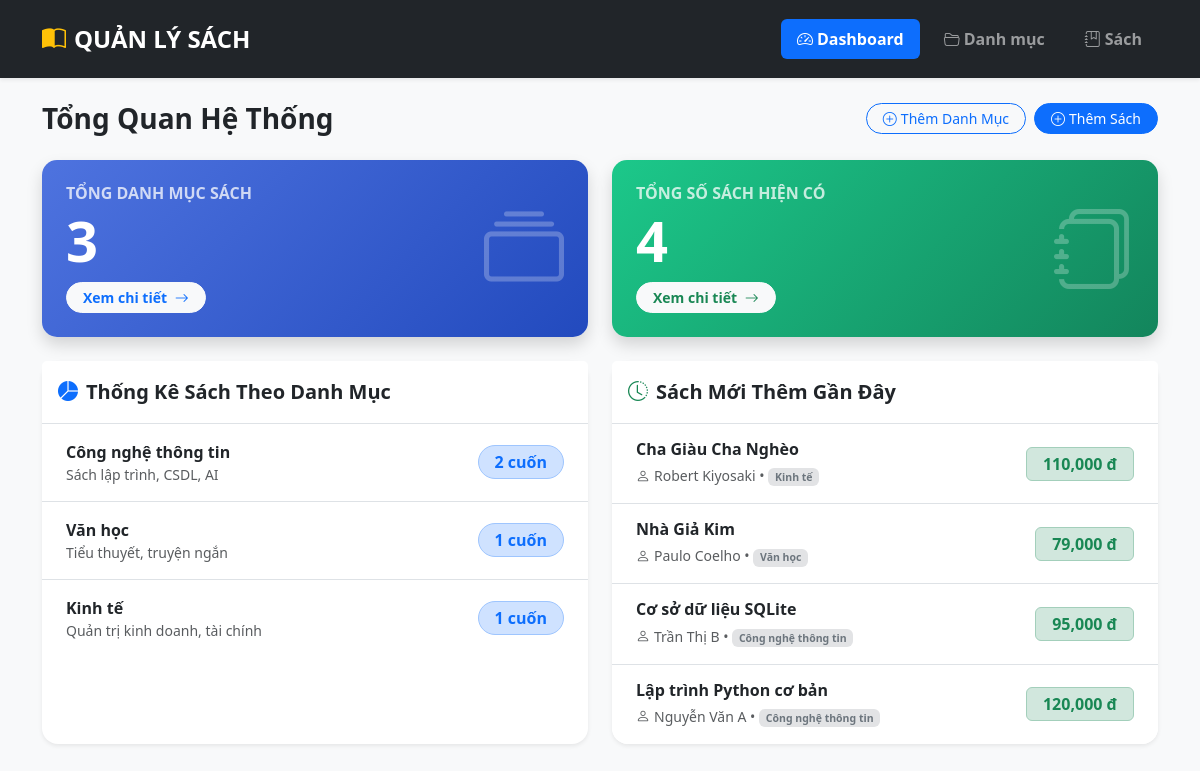
The page / on the database its author committed.
### app.py (models this page shows)
class Category(db.Model):
    id: Mapped[int] = mapped_column(primary_key=True)
    name: Mapped[str] = mapped_column(String(100), unique=True)
    description: Mapped[str] = mapped_column(String(255), default="")
    books: Mapped[list["Book"]] = relationship(back_populates="category", cascade="all, delete-orphan")

class Book(db.Model):
    id: Mapped[int] = mapped_column(primary_key=True)
    title: Mapped[str] = mapped_column(String(150))
    author: Mapped[str] = mapped_column(String(100))
    price: Mapped[float] = mapped_column(default=0.0)
    category_id: Mapped[int] = mapped_column(ForeignKey("category.id"))
    category: Mapped["Category"] = relationship(back_populates="books")

### app.py (the view)
@app.route("/")
def dashboard():
    total_categories = db.session.scalar(db.select(func.count(Category.id)))
    total_books = db.session.scalar(db.select(func.count(Book.id)))
    categories = db.session.scalars(db.select(Category)).all()
    recent_books = db.session.scalars(db.select(Book).order_by(Book.id.desc()).limit(5)).all()
    return render_template(
        "dashboard.html",
        total_categories=total_categories,
        total_books=total_books,
        categories=categories,
        recent_books=recent_books
    )

### templates/dashboard.html (shortened to what this page needs)
<!doctype html>
<html lang="vi">
  <head>
    <link
      href="https://cdn.jsdelivr.net/npm/bootstrap@5.3.3/dist/css/bootstrap.min.css"
      rel="stylesheet"
    />
    <link
      href="https://cdn.jsdelivr.net/npm/bootstrap-icons@1.11.3/font/bootstrap-icons.min.css"
      rel="stylesheet"
    />
  </head>
  <body class="bg-body-tertiary">
    <nav
      class="navbar navbar-expand-lg navbar-dark bg-dark shadow-sm mb-4 py-3"
    >
      <div class="container">
        <a class="navbar-brand fw-bold fs-4" href="/"
          ><i class="bi bi-book-half text-warning me-2"></i>QUẢN LÝ SÁCH</a
        >
        <div class="navbar-nav ms-auto gap-2">
          <a
            class="nav-link active fw-semibold px-3 rounded bg-primary text-white"
            href="/"
            ><i class="bi bi-speedometer2 me-1"></i>Dashboard</a
          >
          <a class="nav-link fw-semibold px-3" href="/categories"
            ><i class="bi bi-folder2-open me-1"></i>Danh mục</a
          >
          <a class="nav-link fw-semibold px-3" href="/books"
            ><i class="bi bi-journal-bookmark me-1"></i>Sách</a
          >
        </div>
      </div>
    </nav>
    <div class="container">
      <div class="d-flex justify-content-between align-items-center mb-4">
        <h3 class="fw-bold text-dark mb-0">Tổng Quan Hệ Thống</h3>
        <div class="d-flex gap-2">
          <a
            href="/categories"
            class="btn btn-outline-primary btn-sm rounded-pill px-3"
            ><i class="bi bi-plus-circle me-1"></i>Thêm Danh Mục</a
          >
          <a href="/books" class="btn btn-primary btn-sm rounded-pill px-3"
            ><i class="bi bi-plus-circle me-1"></i>Thêm Sách</a
          >
        </div>
      </div>
      <div class="row g-4 mb-4">
        <div class="col-md-6">
          <div class="card stat-card text-white bg-gradient-primary shadow">
            <div
              class="card-body p-4 d-flex justify-content-between align-items-center"
            >
              <div>
                <h6 class="text-uppercase opacity-75 fw-bold mb-1">
                  Tổng Danh Mục Sách
                </h6>
                <h1 class="display-4 fw-bold mb-2">{{ total_categories }}</h1>
                <a
                  href="/categories"
                  class="btn btn-light btn-sm rounded-pill px-3 fw-semibold text-primary"
                  >Xem chi tiết <i class="bi bi-arrow-right ms-1"></i
                ></a>
              </div>
              <i class="bi bi-collection display-1 opacity-25"></i>
            </div>
          </div>
        </div>
        <div class="col-md-6">
          <div class="card stat-card text-white bg-gradient-success shadow">
            <div
              class="card-body p-4 d-flex justify-content-between align-items-center"
            >
              <div>
                <h6 class="text-uppercase opacity-75 fw-bold mb-1">
                  Tổng Số Sách Hiện Có
                </h6>
                <h1 class="display-4 fw-bold mb-2">{{ total_books }}</h1>
                <a
                  href="/books"
                  class="btn btn-light btn-sm rounded-pill px-3 fw-semibold text-success"
                  >Xem chi tiết <i class="bi bi-arrow-right ms-1"></i
                ></a>
              </div>
              <i class="bi bi-journals display-1 opacity-25"></i>
            </div>
          </div>
        </div>
      </div>
      <div class="row g-4">
        <div class="col-md-6">
          <div class="card border-0 shadow-sm rounded-4 h-100">
            <div class="card-header bg-white border-bottom py-3 fw-bold fs-5">
              <i class="bi bi-pie-chart-fill text-primary me-2"></i>Thống Kê
              Sách Theo Danh Mục
            </div>
            <div class="list-group list-group-flush rounded-bottom-4">
              {% for cat in categories %}
              <a
                href="/books?category_id={{ cat.id }}"
                class="list-group-item list-group-item-action d-flex justify-content-between align-items-center py-3 px-4"
              >
                <div>
                  <span class="fw-semibold text-dark">{{ cat.name }}</span>
                  {% if cat.description %}
                  <small class="d-block text-muted"
                    >{{ cat.description }}</small
                  >
                  {% endif %}
                </div>
                <span
                  class="badge bg-primary-subtle text-primary border border-primary-subtle rounded-pill px-3 py-2 fs-6"
                  >{{ cat.books|length }} cuốn</span
                >
              </a>
              {% else %}
              <div class="list-group-item text-center py-4 text-muted">
                Chưa có danh mục nào
              </div>
              {% endfor %}
            </div>
          </div>
        </div>
        <div class="col-md-6">
          <div class="card border-0 shadow-sm rounded-4 h-100">
            <div class="card-header bg-white border-bottom py-3 fw-bold fs-5">
              <i class="bi bi-clock-history text-success me-2"></i>Sách Mới Thêm
              Gần Đây
            </div>
            <div class="list-group list-group-flush rounded-bottom-4">
              {% for b in recent_books %}
              <div
                class="list-group-item d-flex justify-content-between align-items-center py-3 px-4"
              >
                <div>
                  <h6 class="mb-1 fw-bold text-dark">{{ b.title }}</h6>
                  <small class="text-muted"
                    ><i class="bi bi-person me-1"></i>{{ b.author }} •
                    <span class="badge bg-secondary-subtle text-secondary"
                      >{{ b.category.name }}</span
                    ></small
                  >
                </div>
                <span
                  class="badge bg-success-subtle text-success border border-success-subtle fs-6 px-3 py-2"
                  >{{ "{:,.0f}".format(b.price) }} đ</span
                >
              </div>
              {% else %}
              <div class="list-group-item text-center py-4 text-muted">
                Chưa có sách nào
              </div>
              {% endfor %}
            </div>
          </div>
        </div>
      </div>
    </div>
  </body>
</html>

### templates/dashboard.html (style rules this page uses)
.stat-card { transition: transform 0.2s; border: none; border-radius: 15px; }
.bg-gradient-primary { background: linear-gradient(135deg, #4e73df 0%, #224abe 100%); }
.bg-gradient-success { background: linear-gradient(135deg, #1cc88a 0%, #13855c 100%); }

### rows shown on the page
Category: name "Công nghệ thông tin", description "Sách lập trình, CSDL, AI", books|length "2"
Category: name "Văn học", description "Tiểu thuyết, truyện ngắn", books|length "1"
Category: name "Kinh tế", description "Quản trị kinh doanh, tài chính", books|length "1"
Book: title "Cha Giàu Cha Nghèo", author "Robert Kiyosaki", category.name "Kinh tế", price "110,000"
Book: title "Nhà Giả Kim", author "Paulo Coelho", category.name "Văn học", price "79,000"
Book: title "Cơ sở dữ liệu SQLite", author "Trần Thị B", category.name "Công nghệ thông tin", price "95,000"
Book: title "Lập trình Python cơ bản", author "Nguyễn Văn A", category.name "Công nghệ thông tin", price "120,000"

### other values the page prints
{{ total_categories }} "3"
{{ total_books }} "4"
